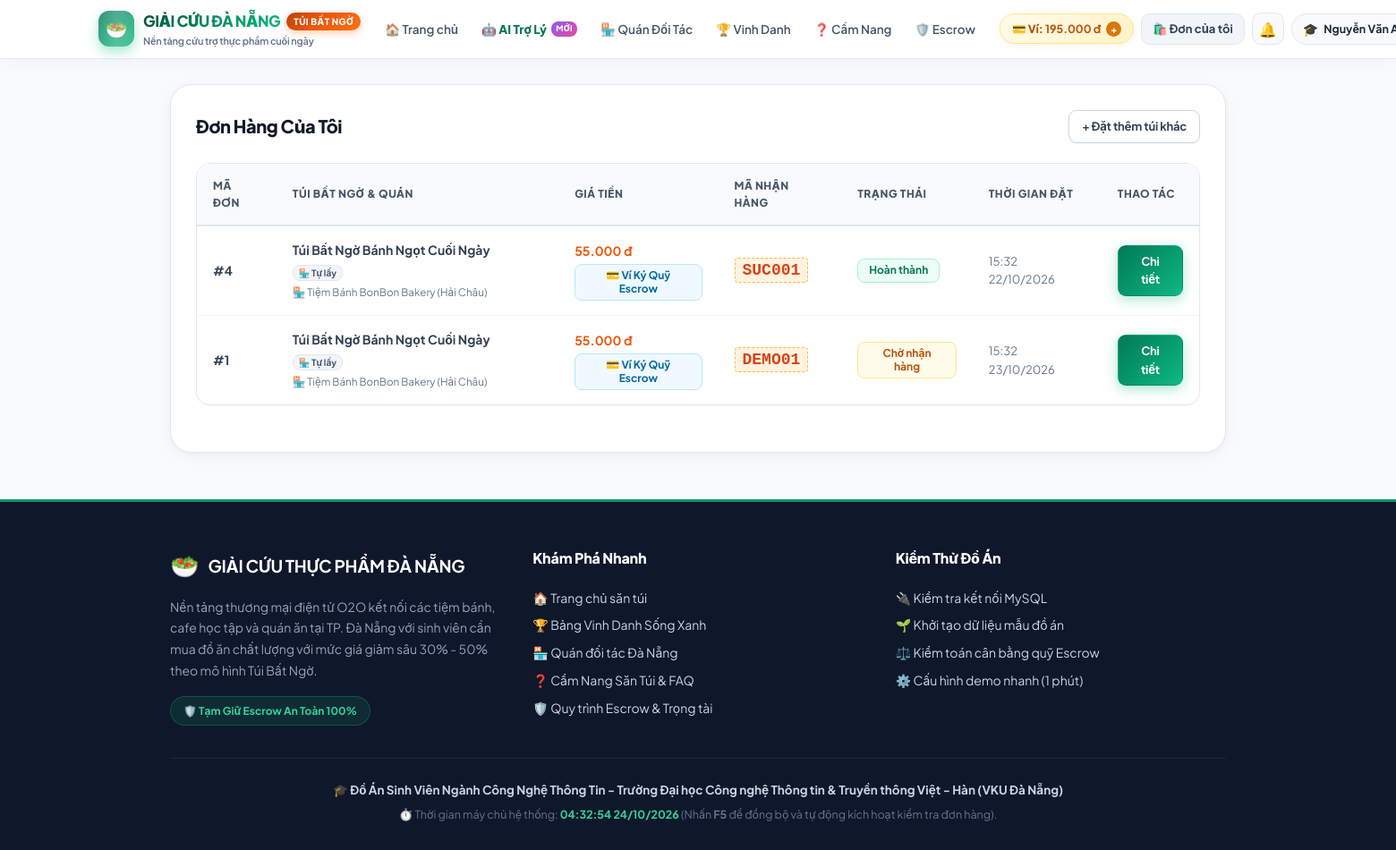
Screenshot of /student/don_hang.php (signed in) with the database file from the repository.
### tables this page shows
CREATE TABLE `users` (
  `id` int(11) NOT NULL AUTO_INCREMENT,
  `name` varchar(100) NOT NULL,
  `email` varchar(100) NOT NULL,
  `password` varchar(255) NOT NULL,
  `role` enum('student','shop_owner','admin') NOT NULL DEFAULT 'student',
  `balance` decimal(12,2) NOT NULL DEFAULT 0.00,
  `warning_count` int(11) NOT NULL DEFAULT 0,
  `is_locked` tinyint(1) NOT NULL DEFAULT 0,
  `created_at` datetime DEFAULT current_timestamp(),
  `university` varchar(150) DEFAULT 'Đại học CNTT&TT Việt - Hàn (VKU)',
  PRIMARY KEY (`id`),
  UNIQUE KEY `email` (`email`)
);

CREATE TABLE `orders` (
  `id` int(11) NOT NULL AUTO_INCREMENT,
  `user_id` int(11) NOT NULL,
  `bag_id` int(11) NOT NULL,
  `shop_id` int(11) NOT NULL,
  `price` decimal(12,2) NOT NULL,
  `status` enum('cho_nhan','da_nhan','hoan_thanh','tranh_chap','hoan_tien_sv','chuyen_tien_quan','huy_boi_khach','huy_vang_mat') NOT NULL DEFAULT 'cho_nhan',
  `pickup_code` varchar(10) NOT NULL,
  `close_at` datetime NOT NULL,
  `picked_up_at` datetime DEFAULT NULL,
  `hold_until` datetime DEFAULT NULL,
  `created_at` datetime DEFAULT current_timestamp(),
  `voucher_id` int(11) DEFAULT NULL,
  `discount_amount` decimal(10,2) DEFAULT 0.00,
  `delivery_type` enum('pickup','delivery') NOT NULL DEFAULT 'pickup',
  `shipping_address` varchar(255) DEFAULT NULL,
  `shipping_phone` varchar(20) DEFAULT NULL,
  `shipping_fee` decimal(10,2) NOT NULL DEFAULT 0.00,
  `payment_method` enum('wallet','cash','bank_qr') NOT NULL DEFAULT 'wallet',
  `payment_status` enum('da_thanh_toan','cho_xac_nhan','chua_thanh_toan') NOT NULL DEFAULT 'da_thanh_toan',
  PRIMARY KEY (`id`),
  UNIQUE KEY `pickup_code` (`pickup_code`),
  KEY `fk_orders_user` (`user_id`),
  KEY `fk_orders_bag` (`bag_id`),
  KEY `fk_orders_shop` (`shop_id`),
  CONSTRAINT `fk_orders_bag` FOREIGN KEY (`bag_id`) REFERENCES `bags` (`id`) ON DELETE CASCADE,
  CONSTRAINT `fk_orders_shop` FOREIGN KEY (`shop_id`) REFERENCES `shops` (`id`) ON DELETE CASCADE,
  CONSTRAINT `fk_orders_user` FOREIGN KEY (`user_id`) REFERENCES `users` (`id`) ON DELETE CASCADE
);

CREATE TABLE `bags` (
  `id` int(11) NOT NULL AUTO_INCREMENT,
  `shop_id` int(11) NOT NULL,
  `name` varchar(150) NOT NULL,
  `description` text DEFAULT NULL,
  `image` varchar(255) DEFAULT NULL,
  `original_price` decimal(12,2) NOT NULL,
  `web_price` decimal(12,2) NOT NULL,
  `stock` int(11) NOT NULL DEFAULT 0,
  `open_at` datetime NOT NULL,
  `pickup_start` datetime NOT NULL,
  `pickup_end` datetime NOT NULL,
  `close_at` datetime NOT NULL,
  `created_at` datetime DEFAULT current_timestamp(),
  PRIMARY KEY (`id`),
  KEY `fk_bags_shop` (`shop_id`),
  CONSTRAINT `fk_bags_shop` FOREIGN KEY (`shop_id`) REFERENCES `shops` (`id`) ON DELETE CASCADE
);

CREATE TABLE `shops` (
  `id` int(11) NOT NULL AUTO_INCREMENT,
  `owner_id` int(11) NOT NULL,
  `name` varchar(150) NOT NULL,
  `address` varchar(255) NOT NULL,
  `district` varchar(50) NOT NULL,
  `type` varchar(50) NOT NULL,
  `image` varchar(255) DEFAULT NULL,
  `violation_count` int(11) NOT NULL DEFAULT 0,
  `status` enum('cho_duyet','da_duyet') NOT NULL DEFAULT 'cho_duyet',
  `created_at` datetime DEFAULT current_timestamp(),
  PRIMARY KEY (`id`),
  KEY `fk_shops_owner` (`owner_id`),
  CONSTRAINT `fk_shops_owner` FOREIGN KEY (`owner_id`) REFERENCES `users` (`id`) ON DELETE CASCADE
);

### student/don_hang.php (the view, shortened to what this page needs)
<?php
require_once __DIR__ . '/../config.php';
require_once __DIR__ . '/../functions.php';
$user = get_logged_in_user($conn);
$sql = "SELECT o.*, b.name AS bag_name, b.image AS bag_image, s.name AS shop_name, s.address AS shop_address, s.district AS shop_district
        FROM orders o
        JOIN bags b ON o.bag_id = b.id
        JOIN shops s ON o.shop_id = s.id
        WHERE o.user_id = ?
        ORDER BY o.id DESC";
$stmt = mysqli_prepare($conn, $sql);
mysqli_stmt_bind_param($stmt, "i", $user['id']);
mysqli_stmt_execute($stmt);
$res = mysqli_stmt_get_result($stmt);
$orders = [];
while ($row = mysqli_fetch_assoc($res)) {
    $orders[] = $row;
}
require_once __DIR__ . '/../header.php';
?>
<div class="card">
    <div class="card-title">
        <span>Đơn Hàng Của Tôi</span>
        <a href="<?php echo BASE_URL; ?>index.php" class="btn btn-outline btn-sm">+ Đặt thêm túi khác</a>
    </div>
    <?php if (empty($orders)): ?>
        <div style="text-align: center; padding: 40px 0; color: var(--text-muted);">
            <p style="font-size: 16px; margin-bottom: 12px;">Bạn chưa đặt đơn túi bất ngờ nào.</p>
            <a href="<?php echo BASE_URL; ?>index.php" class="btn btn-primary">Khám phá túi bất ngờ ngay</a>
        </div>
    <?php else: ?>
        <div class="table-responsive">
            <table class="table">
                <thead>
                    <tr>
                        <th>Mã đơn</th>
                        <th>Túi bất ngờ & Quán</th>
                        <th>Giá tiền</th>
                        <th>Mã nhận hàng</th>
                        <th>Trạng thái</th>
                        <th>Thời gian đặt</th>
                        <th>Thao tác</th>
                    </tr>
                </thead>
                <tbody>
                    <?php foreach ($orders as $o): ?>
                        <tr>
                            <td><strong>#<?php echo $o['id']; ?></strong></td>
                            <td>
                                <div style="display: flex; align-items: center; gap: 6px; flex-wrap: wrap;">
                                    <strong><?php echo htmlspecialchars($o['bag_name']); ?></strong>
                                    <?php if (($o['delivery_type'] ?? 'pickup') === 'delivery'): ?>
                                        <span class="badge badge-success" style="font-size: 10px; padding: 2px 6px;">🛵 Đặt Ship</span>
                                    <?php else: ?>
                                        <span class="badge badge-gray" style="font-size: 10px; padding: 2px 6px;">🏪 Tự lấy</span>
                                    <?php endif; ?>
                                </div>
                                <small style="color: var(--text-muted);">
                                    🏪 <?php echo htmlspecialchars($o['shop_name']); ?> (<?php echo htmlspecialchars($o['shop_district']); ?>)
                                </small>
                            </td>
                            <td>
                                <strong style="color: var(--secondary-color);"><?php echo format_money($o['price']); ?></strong>
                                <div style="margin-top: 4px;"><?php echo get_payment_method_badge($o['payment_method'] ?? 'wallet', $o['payment_status'] ?? 'da_thanh_toan'); ?></div>
                            </td>
                            <td>
                                <span style="font-family: monospace; font-size: 18px; font-weight: 800; color: #d84315; background: #fff3e0; padding: 3px 8px; border-radius: 4px; border: 1px dashed #ffb74d;">
                                    <?php echo htmlspecialchars($o['pickup_code']); ?>
                                </span>
                            </td>
                            <td><?php echo get_order_status_badge($o['status']); ?></td>
                            <td style="font-size: 13px; color: var(--text-muted);">
                                <?php echo format_datetime($o['created_at']); ?>
                            </td>
                            <td>
                                <a href="<?php echo BASE_URL; ?>student/don_chi_tiet.php?id=<?php echo $o['id']; ?>" class="btn btn-primary btn-sm">
                                    Chi tiết
                                </a>
                            </td>
                        </tr>
                    <?php endforeach; ?>
                </tbody>
            </table>
        </div>
    <?php endif; ?>
</div>
<?php require_once __DIR__ . '/../footer.php'; ?>

### header.php (shortened to what this page needs)
<?php
require_once __DIR__ . '/config.php';
require_once __DIR__ . '/functions.php';
$current_user = get_logged_in_user($conn);
?>
<!DOCTYPE html>
<html lang="vi">
<head>
    <link rel="stylesheet" href="<?php echo BASE_URL; ?>css/style.css">
</head>
<body>
<header class="header-nav">
    <div class="nav-container">
        <a href="<?php echo BASE_URL; ?>index.php" class="logo-area">
            <div class="logo-badge">🥗</div>
            <div class="logo-info">
                <div class="logo-title-row">
                    <span class="logo-text">GIẢI CỨU ĐÀ NẴNG</span>
                    <span class="logo-tag">Túi Bất Ngờ</span>
                </div>
                <small class="logo-subtitle">Nền tảng cứu trợ thực phẩm cuối ngày</small>
            </div>
        </a>
        <nav class="nav-main">
            <a href="<?php echo BASE_URL; ?>index.php" class="nav-link">🏠 Trang chủ</a>
            <a href="<?php echo BASE_URL; ?>ai_tro_ly.php" class="nav-link nav-link-ai">
                🤖 AI Trợ Lý
                <span class="nav-tag-new">MỚI</span>
            </a>
            <a href="<?php echo BASE_URL; ?>doi_tac.php" class="nav-link">🏪 Quán Đối Tác</a>
            <a href="<?php echo BASE_URL; ?>vinh_danh.php" class="nav-link">🏆 Vinh Danh</a>
            <a href="<?php echo BASE_URL; ?>faq.php" class="nav-link">❓ Cẩm Nang</a>
            <a href="<?php echo BASE_URL; ?>quy_trinh.php" class="nav-link">🛡️ Escrow</a>
        </nav>
        <div class="nav-user-area">
            <?php if (!$current_user): ?>
                <a href="<?php echo BASE_URL; ?>dang_ky.php" class="nav-link">Đăng ký</a>
                <a href="<?php echo BASE_URL; ?>dang_nhap.php" class="btn btn-primary btn-sm" style="padding: 6px 16px;">Đăng nhập</a>
            <?php elseif ($current_user['role'] === 'student'): ?>
                <a href="<?php echo BASE_URL; ?>student/vi_tien.php" class="nav-balance" title="Số dư ví ký quỹ Escrow">
                    <span>💳 Ví: <strong><?php echo format_money($current_user['balance']); ?></strong></span>
                    <span class="nav-balance-plus">+</span>
                </a>
                <a href="<?php echo BASE_URL; ?>student/don_hang.php" class="nav-link nav-orders-pill">
                    🛍️ Đơn của tôi
                </a>
                <a href="<?php echo BASE_URL; ?>thong_bao.php" class="nav-icon-btn" title="Thông báo">
                    🔔
                </a>
                <a href="<?php echo BASE_URL; ?>student/ho_so.php" class="nav-user-pill" title="Hồ sơ cá nhân">
                    <span class="user-pill-avatar">🎓</span>
                    <span class="user-pill-name"><?php echo htmlspecialchars($current_user['name']); ?></span>
                </a>
            <?php endif; ?>
        </div>
    </div>
</header>
<main class="container">

### functions.php (shortened to what this page needs)
<?php
function get_logged_in_user($conn) {
    $user_id = $_SESSION['user_id'];
    $sql = "SELECT * FROM users WHERE id = ? LIMIT 1";
    $stmt = mysqli_prepare($conn, $sql);
    if ($stmt) {
        mysqli_stmt_bind_param($stmt, "i", $user_id);
        mysqli_stmt_execute($stmt);
        $result = mysqli_stmt_get_result($stmt);
        $user = mysqli_fetch_assoc($result);
        return $user;
    }
    return null;
}
function format_money($amount) {
    return number_format((float)$amount, 0, ',', '.') . ' đ';
}
function format_datetime($datetime) {
    $timestamp = strtotime($datetime);
    return date('H:i d/m/Y', $timestamp);
}
function get_order_status_badge($status) {
    switch ($status) {
        case 'cho_nhan':
            return '<span class="badge badge-warning">Chờ nhận hàng</span>';
        case 'hoan_thanh':
            return '<span class="badge badge-success">Hoàn thành</span>';
    }
}
function get_payment_method_badge($method, $status = 'da_thanh_toan') {
    switch ($method) {
        case 'wallet':
        default:
            return '<span class="badge badge-info" title="Đã thanh toán trừ số dư Ví Ký Quỹ Escrow">💳 Ví Ký Quỹ Escrow</span>';
    }
}
?>

### rows the page displays
users: balance "195.000 đ", name "Nguyễn Văn An (VK…"
orders: id "4", bag.name "Túi Bất Ngờ Bánh Ngọt Cuối Ngày", delivery_type "🏪 Tự lấy", shop.name "Tiệm Bánh BonBon Bakery", shop.district "Hải Châu", price "55.000 đ", payment_method "💳 Ví Ký Quỹ Escrow", pickup_code "SUC001", status "Hoàn thành", created_at "15:32 22/10/2026"
orders: id "1", bag.name "Túi Bất Ngờ Bánh Ngọt Cuối Ngày", delivery_type "🏪 Tự lấy", shop.name "Tiệm Bánh BonBon Bakery", shop.district "Hải Châu", price "55.000 đ", payment_method "💳 Ví Ký Quỹ Escrow", pickup_code "DEMO01", status "Chờ nhận hàng", created_at "15:32 23/10/2026"
